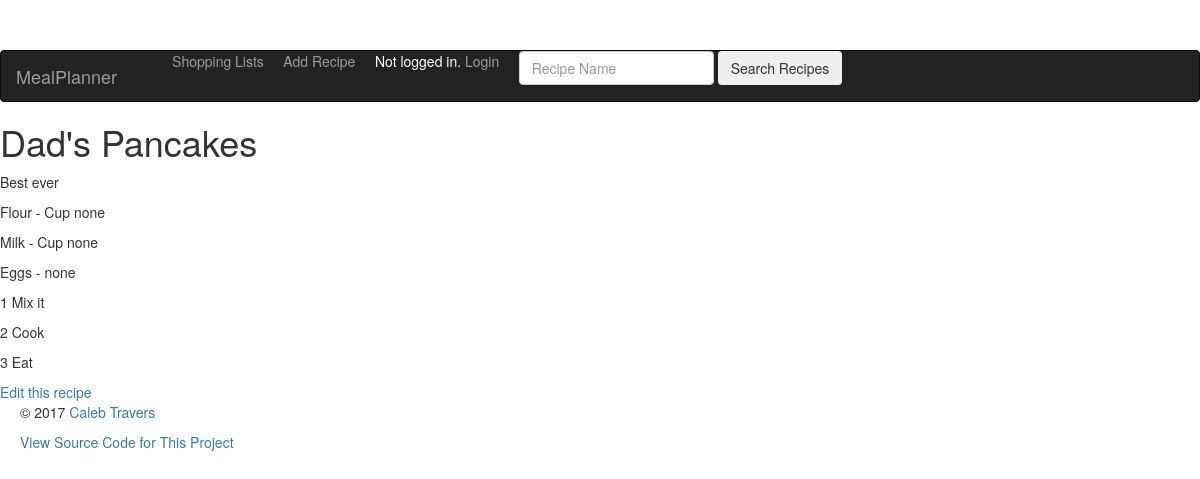
/mealplanner/5/, run on an earlier commit of the app's database.
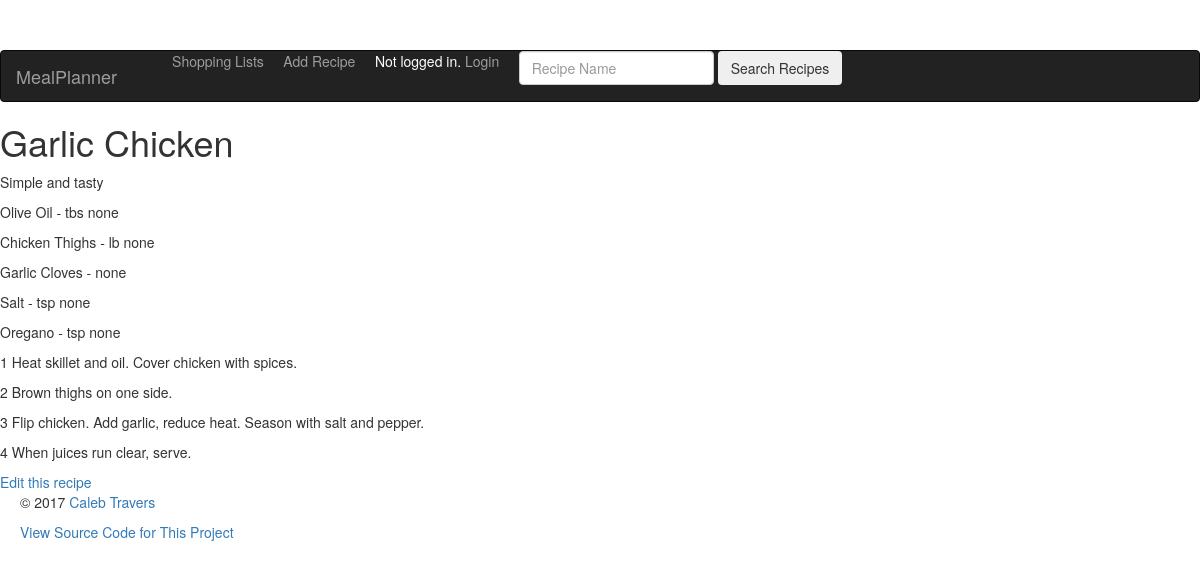
And on a later commit of the database.
### mealplanner/models.py (models this page shows, shortened)
class Recipe(models.Model):
    name = models.CharField(max_length=100)
    created = models.DateTimeField(auto_now_add = True)
    text = models.CharField(max_length=255)
    author = models.ForeignKey(User, blank=True, null=True)
    class Meta:
        ordering = ('name',)

class Ingredient(models.Model):
    CUP = 'CP'
    TABLESPOON = 'TB'
    TEASPOON = 'TS'
    POUND = 'LB'
    OUNCE = 'OZ'
    FLOUNCE = 'FO'
    NONE = 'NA'
    PRODUCE = 'PR'
    SPICES = 'SP'
    DAIRY = 'DY'
    MEAT = 'MT'
    FREEZER = 'FR'
    BAKING = 'BK'
    BAKERY = 'BY'
    CANNED = 'CN'
    UNIT_OF_MEASURE_CHOICES = (
        (CUP, 'Cup'),
        (TABLESPOON, 'tbs'),
        (TEASPOON, 'tsp'),
        (POUND, 'lb'),
        (OUNCE, 'oz'),
        (FLOUNCE, 'fl oz'),
        (NONE, 'none'),
    )
    CATEGORY_CHOICES = (
        (PRODUCE, 'Produce'),
        (SPICES, 'Spices'),
        (DAIRY, 'Dairy'),
        (MEAT, 'Meat'),
        (FREEZER, 'Refridgerated / Freezer'),
        (BAKING, 'Baking'),
        (BAKERY, 'Bakery'),
        (CANNED, 'Canned / Packaged'),
    )
    name = models.CharField(max_length=55)
    recipe = models.ForeignKey(Recipe)
    category = models.CharField(
        max_length=2,
        choices=CATEGORY_CHOICES,
    )
    quantity = DecimalFractionField(
        max_digits=4,
        decimal_places=2,
        limit_denominator=8,
        coerce_thirds=True,
    )
    unitOfMeasure = models.CharField(
        max_length=2,
        choices=UNIT_OF_MEASURE_CHOICES,
        default=CUP,
    )
    quantity_2 = DecimalFractionField(
        max_digits=4,
        decimal_places=2,
        limit_denominator=8,
        coerce_thirds=True,
        default=0,
        )
    unitOfMeasure_2 = models.CharField(
        max_length=2,
        choices=UNIT_OF_MEASURE_CHOICES,
        default=NONE,
    )
    class Meta:
        ordering = ('category',)

class Instruction(models.Model):
    recipe = models.ForeignKey(Recipe)
    number = models.PositiveSmallIntegerField()
    text = models.TextField()
    class Meta:
        ordering = ('number',)

### mealplanner/views.py (the view)
# urls.py: url(r'^(?P<pk>[0-9]+)/$', views.RecipeDetail.as_view(), name='recipe-detail'),
class RecipeDetail(generic.DetailView):
    model = Recipe
    template_name = 'mealplanner/recipe_detail.html'

### mealplanner/templates/mealplanner/recipe_detail.html (shortened to what this page needs)
{% extends "mealplanner/base.html" %}
{% block content %}
{% load fractions %}
<h1> {{ recipe.name }} </h1>
<p> {{ recipe.text }} </p>
{% for ingredient in recipe.ingredient_set.all %}
<p> {{ ingredient.name }}
    - {% display_fraction ingredient.quantity allow_mixed_numbers=True %}
    {% if not ingredient.unitOfMeasure == 'NA' %}
    {{ ingredient.get_unitOfMeasure_display }}
    {% endif %}
    {% if not ingredient.quantity_2 == 0 %}
    {{ ingredient.get_unitOfMeasure_2_display }}
    {% endif %}
</p>
{% endfor %}
{% for instruction in recipe.instruction_set.all %}
<p>
{{ instruction.number }}
{{ instruction.text }}
</p>
{% endfor %}
<a href="{% url 'mealplanner:recipe-update' recipe.pk %}">Edit this recipe</a>
{% endblock %}

What changed in the data, as far as the page shows it:
no longer on this page (row edited): Ingredient: name "Flour", unitOfMeasure "Cup", unitOfMeasure_2 "none"
no longer on this page (row edited): Instruction: number "3", text "Eat"
changed Recipe: name "Dad's Pancakes" → "Garlic Chicken"; text "Best ever" → "Simple and tasty"
added Ingredient: name "Olive Oil", unitOfMeasure "tbs", unitOfMeasure_2 "none"
now on this page (row edited): Ingredient: name "Chicken Thighs", unitOfMeasure "lb", unitOfMeasure_2 "none"
changed Ingredient: name "Milk" → "Garlic Cloves"; unitOfMeasure "Cup" → (not shown)
changed Ingredient: name "Eggs" → "Salt"; unitOfMeasure (not shown) → "tsp"
added Ingredient: name "Oregano", unitOfMeasure "tsp", unitOfMeasure_2 "none"
now on this page (row edited): Instruction: number "1", text "Heat skillet and oil. Cover chicken with spices."
added Instruction: number "2", text "Brown thighs on one side."
changed Instruction: number "1" → "3"; text "Mix it" → "Flip chicken. Add garlic, reduce heat. Season with salt and pepper."
changed Instruction: number "2" → "4"; text "Cook" → "When juices run clear, serve."
